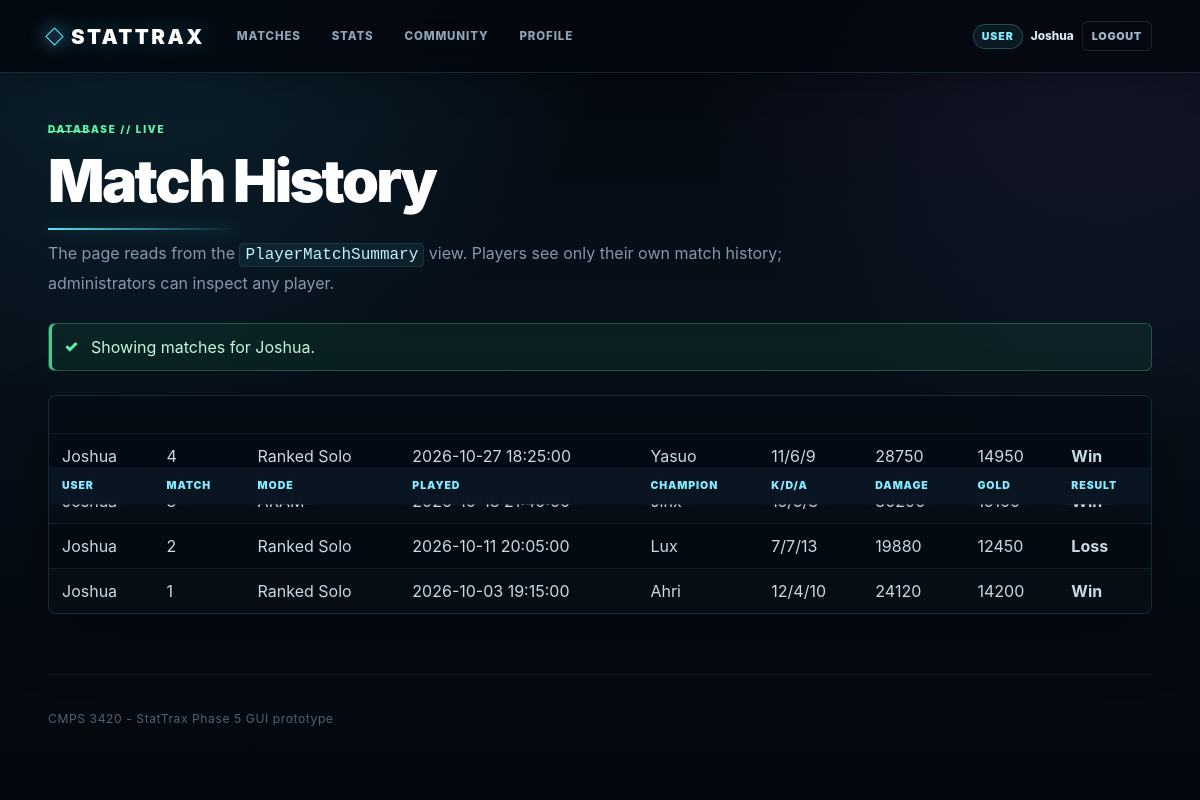
The app's page /matches.php (signed in) with its own data.
### tables this page shows
CREATE TABLE `Match` (
    MatchID INT AUTO_INCREMENT PRIMARY KEY,
    GameMode VARCHAR(50) NOT NULL,
    PlayedAt DATETIME NOT NULL,
    Duration INT NOT NULL,
    Result VARCHAR(20) NULL
);

### src/functions.php (called while the page is built, shortened)
<?php
function e(mixed $value): string
{
    return htmlspecialchars((string)$value, ENT_QUOTES, 'UTF-8');
}
function allRows(string $sql, array $params = []): array
{
    $stmt = db()->prepare($sql);
    $stmt->execute($params);
    return $stmt->fetchAll();
}
function currentRole(): ?string
{
    return $_SESSION['auth']['role'] ?? null;
}
function currentUser(): ?array
{
    return $_SESSION['auth'] ?? null;
}

### src/db.php (called while the page is built, shortened)
<?php
function db(): PDO
{
    $host = getenv('STATTRAX_DB_HOST') ?: 'localhost';
    $port = getenv('STATTRAX_DB_PORT') ?: '3306';
    $name = getenv('STATTRAX_DB_NAME') ?: 'stattrax';
    $user = getenv('STATTRAX_DB_USER') ?: 'root';
    $pass = getenv('STATTRAX_DB_PASS') ?: '';
    $dsn = "mysql:host={$host};port={$port};dbname={$name};charset=utf8mb4";
    $pdo = new PDO($dsn, $user, $pass, [
        PDO::ATTR_ERRMODE => PDO::ERRMODE_EXCEPTION,
        PDO::ATTR_DEFAULT_FETCH_MODE => PDO::FETCH_ASSOC,
        PDO::ATTR_EMULATE_PREPARES => false,
    ]);
    return $pdo;
}

### public/matches.php (the view, shortened to what this page needs)
<?php
require_once __DIR__ . '/bootstrap.php';
$username = trim($_GET['username'] ?? '');
if (currentRole() === 'user') {
    $username = currentUser()['display'];
}
try {
    if ($username !== '') {
        $rows = allRows(
            'SELECT * FROM PlayerMatchSummary WHERE Username = ? ORDER BY PlayedAt DESC',
            [$username]
        );
    } else {
        $rows = allRows('SELECT * FROM PlayerMatchSummary ORDER BY PlayedAt DESC');
    }
} catch (Throwable $e) {
    $error = $e->getMessage();
    $rows = [];
}
require __DIR__ . '/../src/partials/header.php';
?>
<h1>Match History</h1>
<p>The page reads from the <code>PlayerMatchSummary</code> view. Players see only their own match history; administrators can inspect any player.</p>
<?php if (currentRole() === 'admin'): ?>
<form method="get" class="panel">
    <label>Filter by username
        <input name="username" value="<?= e($username) ?>" placeholder="Joshua">
    </label>
    <button type="submit">Run View Query</button>
</form>
<?php else: ?>
<div class="notice">Showing matches for <?= e(currentUser()['display']) ?>.</div>
<?php endif; ?>
<div class="table-wrap">
<table>
    <thead><tr><th>User</th><th>Match</th><th>Mode</th><th>Played</th><th>Champion</th><th>K/D/A</th><th>Damage</th><th>Gold</th><th>Result</th></tr></thead>
    <tbody>
    <?php foreach ($rows as $r): ?>
        <tr>
            <td><?= e($r['Username']) ?></td>
            <td><?= e($r['MatchID']) ?></td>
            <td><?= e($r['GameMode']) ?></td>
            <td><?= e($r['PlayedAt']) ?></td>
            <td><?= e($r['Champion']) ?></td>
            <td><?= e($r['Kills']) ?>/<?= e($r['Deaths']) ?>/<?= e($r['Assists']) ?></td>
            <td><?= e($r['DamageDealt']) ?></td>
            <td><?= e($r['GoldEarned']) ?></td>
            <td><?= e($r['WinOrLoss']) ?></td>
        </tr>
    <?php endforeach; ?>
    </tbody>
</table>
</div>
<?php require __DIR__ . '/../src/partials/footer.php'; ?>

### public/assets/style.css (style rules this page uses)
:root { font-family: Arial, Helvetica, sans-serif; color: #182026; background: #f5f7f9; }
* { box-sizing: border-box; }
body { margin: 0; }
table { width: 100%; border-collapse: collapse; background: white; }
th, td { border: 1px solid #d9e0e3; padding: 9px; text-align: left; vertical-align: top; }
th { background: #edf5f6; }
.table-wrap { overflow-x: auto; }
.notice { padding: 12px; border-radius: 8px; margin: 12px 0; background: #e9f6ed; border: 1px solid #bddfc6; }
code { background: #edf1f2; padding: 2px 5px; border-radius: 4px; }
:root { --bg-0: #04070d; --bg-1: #07101b; --bg-2: #0a1421; --panel: rgba(11, 20, 32, .92); --panel-2: rgba(15, 27, 42, .94); --line: rgba(108, 222, 255, .15); --line-strong: rgba(108, 222, 255, .34); --text: #edf8ff; --muted: #8498aa; --cyan: #57e5ff; --cyan-2: #27bce9; --blue: #4b83ff; --violet: #9b7cff; --gold: #d5aa55; --green: #5ef2a5; --red: #ff6a79; --shadow: 0 22px 60px rgba(0, 0, 0, .34); font-family: Inter, ui-sans-serif, -apple-system, BlinkMacSystemFont, "Segoe UI", sans-serif; color: var(--text); background: var(--bg-0); }
html { min-height: 100%; background: var(--bg-0); color-scheme: dark; }
body:not(.home-page) { min-height: 100vh; color: var(--text); background: radial-gradient(circle at 12% -8%, rgba(39, 188, 233, .16), transparent 30rem), radial-gradient(circle at 92% 4%, rgba(155, 124, 255, .10), transparent 26rem), linear-gradient(180deg, #050910 0%, #07101a 45%, #04070d 100%); }
body:not(.home-page)::before { content: ""; position: fixed; inset: 0; z-index: -1; pointer-events: none; opacity: .22; background-image: linear-gradient(rgba(255,255,255,.035) 1px, transparent 1px), linear-gradient(90deg, rgba(255,255,255,.035) 1px, transparent 1px); background-size: 48px 48px; mask-image: linear-gradient(to bottom, black 0%, rgba(0,0,0,.7) 45%, transparent 92%); }
body:not(.home-page) h1 { position: relative; max-width: 950px; margin: 0 0 10px; color: #fff; font-size: clamp(2.15rem, 5vw, 3.7rem); line-height: .98; letter-spacing: -.045em; font-weight: 950; }
body:not(.home-page) h1::after { content: ""; display: block; width: min(190px, 38vw); height: 2px; margin-top: 18px; background: linear-gradient(90deg, var(--cyan), rgba(87,229,255,0)); box-shadow: 0 0 16px rgba(87,229,255,.35); }
body:not(.home-page) main > p { max-width: 790px; margin: 0 0 26px; color: var(--muted); line-height: 1.72; }
body:not(.home-page) .notice { position: relative; margin: 18px 0; padding: 13px 15px 13px 42px; border: 1px solid rgba(94,242,165,.25); border-radius: 6px; color: #bff8d8; background: rgba(29,103,68,.19); box-shadow: inset 3px 0 0 rgba(94,242,165,.8); }
body:not(.home-page) .notice::before { content: "✓"; position: absolute; left: 15px; top: 12px; color: var(--green); font-weight: 950; }
body:not(.home-page) .table-wrap { margin-top: 24px; border: 1px solid var(--line); border-radius: 8px; background: rgba(5, 11, 19, .72); box-shadow: var(--shadow); }
body:not(.home-page) table { min-width: 680px; color: #c9d9e5; background: transparent; }
body:not(.home-page) th, body:not(.home-page) td { border: 0; border-bottom: 1px solid rgba(121,157,180,.12); padding: 12px 13px; }
body:not(.home-page) th { position: sticky; top: 71px; z-index: 5; color: #83eaff; background: rgba(10, 22, 35, .97); font-size: .66rem; font-weight: 950; letter-spacing: .085em; text-transform: uppercase; backdrop-filter: blur(12px); }
body:not(.home-page) tbody tr { transition: background .15s ease, color .15s ease; }
body:not(.home-page) tbody tr:nth-child(even) { background: rgba(255,255,255,.012); }
body:not(.home-page) tbody tr:last-child td { border-bottom: 0; }
body:not(.home-page) code { color: #bff3ff; border: 1px solid rgba(87,229,255,.11); background: rgba(87,229,255,.065); font-family: "SFMono-Regular", Consolas, "Liberation Mono", monospace; }
body:not(.home-page) td:last-child { font-weight: 700; }
body:not(.home-page) * { scrollbar-width: thin; scrollbar-color: rgba(87,229,255,.32) rgba(4,8,14,.4); }

### records on screen
match: Username "Joshua", MatchID "4", GameMode "Ranked Solo", PlayedAt "2026-10-27 18:25:00", Champion "Yasuo", Kills "11", Deaths "6", Assists "9", DamageDealt "28750", GoldEarned "14950", WinOrLoss "Win"
match: Username "Joshua", MatchID "2", GameMode "Ranked Solo", PlayedAt "2026-10-11 20:05:00", Champion "Lux", Kills "7", Deaths "7", Assists "13", DamageDealt "19880", GoldEarned "12450", WinOrLoss "Loss"
match: Username "Joshua", MatchID "1", GameMode "Ranked Solo", PlayedAt "2026-10-03 19:15:00", Champion "Ahri", Kills "12", Deaths "4", Assists "10", DamageDealt "24120", GoldEarned "14200", WinOrLoss "Win"

### other values on screen
$auth['role'] "USER"
$auth['display'] "Joshua"
currentUser()['display'] "Joshua"
